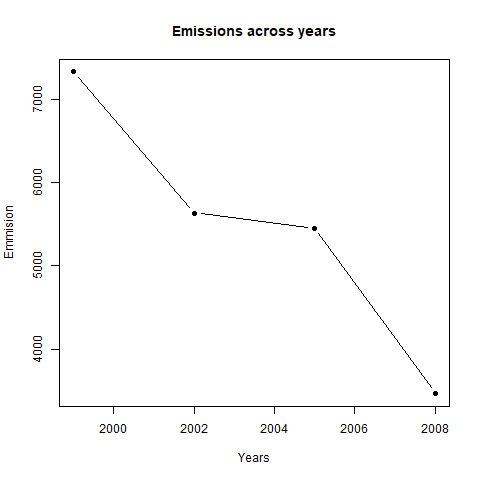
#> input picture backend/line.png, 480 x 480 px
$ python image_processor.py
#> lines starting #> are read from the running program, lines starting #| are printed output that depends on the picture; after the words box and inside, x2 and y2 are one past the last pixel; in counts of white or black regions, pixels touching at a corner belong together
from PIL import Image
import os

# 🎯 OBJECTIVE 3: Check resolution and upscale if needed
def enhance_and_prepare_image(image_path, target_width=1500):
#> called with image_path = 'line.png', target_width = 1500
    print(f"Loading direct image: {image_path}")
    img = Image.open(image_path)
#> img is the input picture: PIL image 480x480 P; mean R, G, B 251, 251, 251

    # Check if image is low resolution (smaller than our target width)
    if img.width < target_width:
        print(f"Image is low resolution ({img.width}x{img.height}). Upscaling...")
#> (printed output is left out)

        # Calculate new height while keeping the exact same aspect ratio
        aspect_ratio = img.height / img.width
#> aspect_ratio = 1
        new_height = int(target_width * aspect_ratio)
#> new_height = 1500

        # Upscale using LANCZOS (a high-quality resampling filter)
        img = img.resize((target_width, new_height), Image.Resampling.LANCZOS)
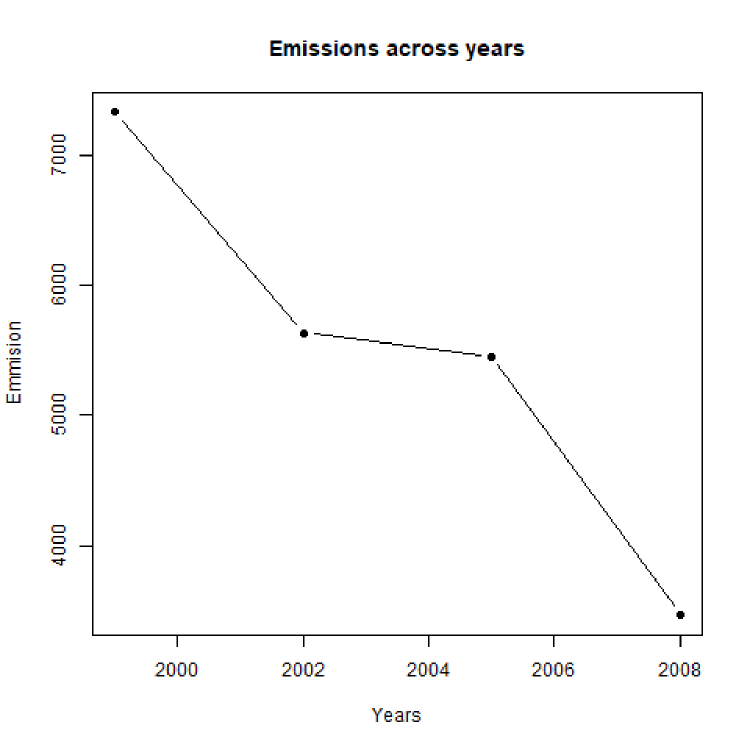
#> img: PIL image 1500x1500 P (shown at 1/2 size); mean R, G, B 251.1, 251.1, 251.1
        print(f"Upscaled to High-Res: {img.width}x{img.height}")
#| Upscaled to High-Res: 1500x1500
    else:
        print(f"Image resolution is sufficient ({img.width}x{img.height}). No upscale needed.")

    return img

# 🎯 OBJECTIVE 4: Dynamic Tiling Protocol (448x448 patches)
def slice_into_tiles(img, output_folder, tile_size=448):
#> called with output_folder = 'ai_ready_tiles', tile_size = 448
    if not os.path.exists(output_folder):
        os.makedirs(output_folder)

    img_width, img_height = img.size
#> img_width = 1500; img_height = 1500
    print(f"Executing Dynamic Tiling Protocol ({tile_size}x{tile_size})...")

    tile_count = 0
    # Loop through the image grid
    for y in range(0, img_height, tile_size):
        for x in range(0, img_width, tile_size):
            # Define the bounding box for the crop (handling the edges so it doesn't crash)
            box = (x, y, min(x + tile_size, img_width), min(y + tile_size, img_height))
            tile = img.crop(box)

            # Save the tile with its exact X and Y coordinates in the filename
            tile_path = f"{output_folder}/patch_x{x}_y{y}.png"
            tile.save(tile_path)
            tile_count += 1
#> this loop made 4 passes
#> pass 1, in slice_into_tiles, `tile.save(tile_path)`:
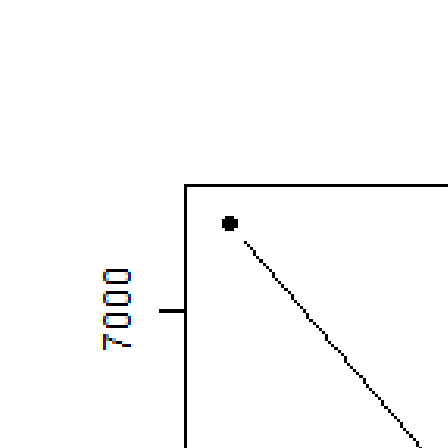
#> saved as patch_x0_y0.png: PIL image 448x448 P; mean R, G, B 250.9, 250.9, 250.9
#> pass 1, in slice_into_tiles, `tile.save(tile_path)`:
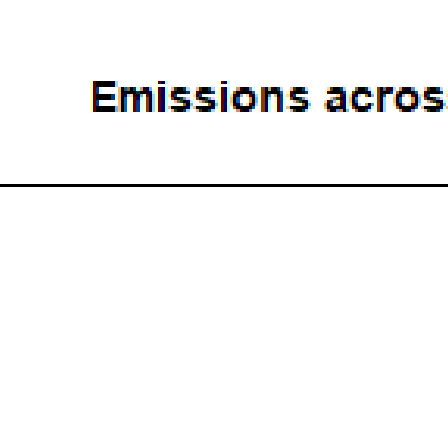
#> saved as patch_x448_y0.png: PIL image 448x448 P; mean R, G, B 247.6, 247.6, 247.7
#> pass 1, in slice_into_tiles, `tile.save(tile_path)`:
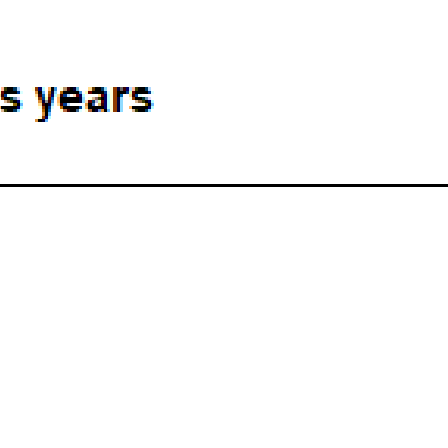
#> saved as patch_x896_y0.png: PIL image 448x448 P; mean R, G, B 250.9, 250.9, 250.9
#> pass 1, in slice_into_tiles, `tile.save(tile_path)`:
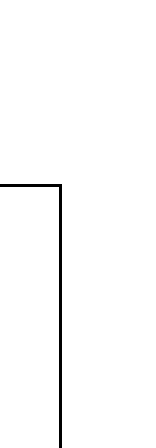
#> saved as patch_x1344_y0.png: PIL image 156x448 P; 98.6% white; 1 black region, box (x1, y1, x2, y2) and area: (0, 184, 62, 448) 969
#> after the loop:
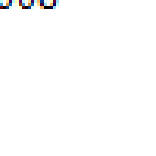
#> tile: PIL image 156x156 P; mean R, G, B 253, 253, 253.1
#> after the loop, tile_count = 16

    print(f"Success! Generated {tile_count} patches for the AI model.")
#| Success! Generated 16 patches for the AI model.

# --- The Master Pipeline ---
def process_direct_image(image_path, output_folder):
    # Step 1: Upscale
    high_res_img = enhance_and_prepare_image(image_path)
    # Step 2: Slice
    slice_into_tiles(high_res_img, output_folder)

# Uncomment the line below and change the filename to test it!
process_direct_image("line.png", "ai_ready_tiles")
